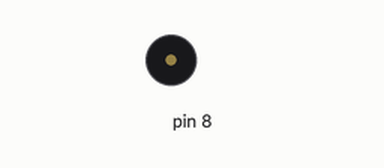
The sketch below on a simulated Arduino Uno, built with avr-gcc and run on an emulated ATmega328P. On the bench: buzzer (waves = sounding).

Above: at 0.6 s.
Timing chart, 0 to 3.0 s (numbered marks = the images above):
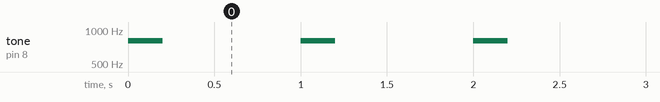

Measured:
- by itself, tone on pin 8: alternates 800 Hz for 0.20 s and silent for 0.80 s

The sketch:

week03_8.ino
```cpp
//week03_8_arduino_beep_beep_
void setup() {
  Serial.begin(9600);
  pinMode(8,OUTPUT);
}
int beep = 1; //一開始, 會beep 嗶嗶叫
void serailEvent(){
  while(Serial.available()){
    char now = Serial.read();
    if(now==' ') beep = 0;//空白字母,不叫
    if(now=='b') beep = 1;//字母'b',要叫
  }
}
void loop() {
  if(beep==1){ //一開始,會倒數計時
    tone(8,800,200);
    delay(1000);
  }
}
```
